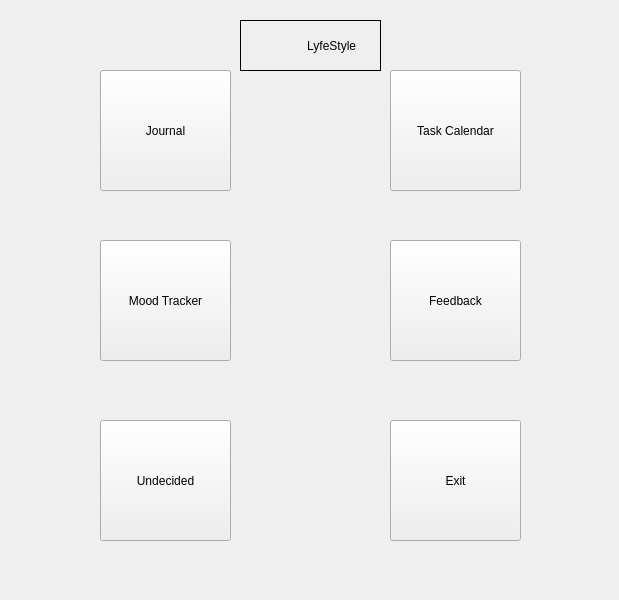
<?xml version="1.0" encoding="UTF-8"?>
<ui version="4.0">
 <class>MainWindow</class>
 <widget class="QMainWindow" name="MainWindow">
  <property name="geometry">
   <rect>
    <x>0</x>
    <y>0</y>
    <width>619</width>
    <height>600</height>
   </rect>
  </property>
  <property name="windowTitle">
   <string>MainWindow</string>
  </property>
  <widget class="QWidget" name="centralwidget">
   <widget class="QLabel" name="titleLabel">
    <property name="geometry">
     <rect>
      <x>240</x>
      <y>20</y>
      <width>141</width>
      <height>51</height>
     </rect>
    </property>
    <property name="frameShape">
     <enum>QFrame::Shape::Box</enum>
    </property>
    <property name="text">
     <string>                   LyfeStyle</string>
    </property>
   </widget>
   <widget class="QPushButton" name="journalBtn">
    <property name="geometry">
     <rect>
      <x>100</x>
      <y>70</y>
      <width>131</width>
      <height>121</height>
     </rect>
    </property>
    <property name="text">
     <string>Journal</string>
    </property>
   </widget>
   <widget class="QPushButton" name="taskBtn">
    <property name="geometry">
     <rect>
      <x>390</x>
      <y>70</y>
      <width>131</width>
      <height>121</height>
     </rect>
    </property>
    <property name="text">
     <string>Task Calendar</string>
    </property>
   </widget>
   <widget class="QPushButton" name="moodBtn">
    <property name="geometry">
     <rect>
      <x>100</x>
      <y>240</y>
      <width>131</width>
      <height>121</height>
     </rect>
    </property>
    <property name="text">
     <string>Mood Tracker</string>
    </property>
   </widget>
   <widget class="QPushButton" name="exitBtn">
    <property name="geometry">
     <rect>
      <x>390</x>
      <y>420</y>
      <width>131</width>
      <height>121</height>
     </rect>
    </property>
    <property name="text">
     <string>Exit</string>
    </property>
   </widget>
   <widget class="QPushButton" name="feedbackBtn">
    <property name="geometry">
     <rect>
      <x>390</x>
      <y>240</y>
      <width>131</width>
      <height>121</height>
     </rect>
    </property>
    <property name="text">
     <string>Feedback</string>
    </property>
   </widget>
   <widget class="QPushButton" name="undecidedBtn">
    <property name="geometry">
     <rect>
      <x>100</x>
      <y>420</y>
      <width>131</width>
      <height>121</height>
     </rect>
    </property>
    <property name="text">
     <string>Undecided</string>
    </property>
   </widget>
  </widget>
 </widget>
 <resources/>
 <connections/>
</ui>
